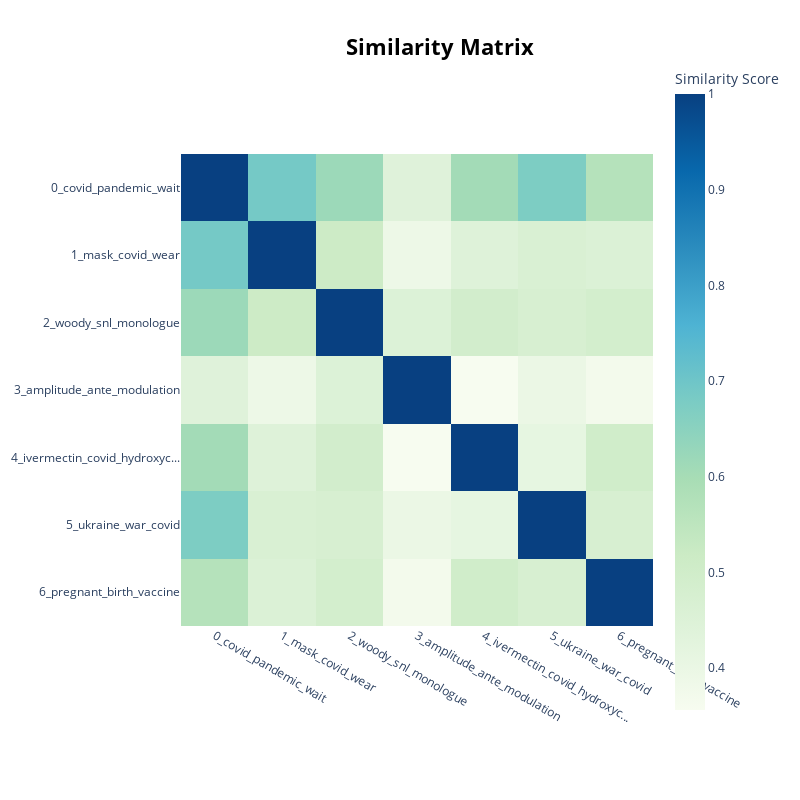

Source (notebook cell):
### Code cell
topic_model.visualize_heatmap()

### Figure 1 — Plotly figure (JSON) as saved in the notebook; plotly's stock layout.template omitted (floating-point values rounded to 4 significant figures)
{"data": [{"coloraxis": "coloraxis", "hovertemplate": "x: %{x}<br>y: %{y}<br>Similarity Score: %{z}<extra></extra>", "name": "0", "type": "heatmap", "x": ["0_covid_pandemic_wait", "1_mask_covid_wear", "2_woody_snl_monologue", "3_amplitude_ante_modulation", "4_ivermectin_covid_hydroxyc...", "5_ukraine_war_covid", "6_pregnant_birth_vaccine"], "xaxis": "x", "y": ["0_covid_pandemic_wait", "1_mask_covid_wear", "2_woody_snl_monologue", "3_amplitude_ante_modulation", "4_ivermectin_covid_hydroxyc...", "5_ukraine_war_covid", "6_pregnant_birth_vaccine"], "yaxis": "y", "z": [[1.0, 0.6891, 0.6184, 0.4422, 0.6067, 0.6754, 0.5676], [0.6891, 1.0, 0.5126, 0.3901, 0.4452, 0.4667, 0.4568], [0.6184, 0.5126, 1.0, 0.4509, 0.4931, 0.4744, 0.4894], [0.4422, 0.3901, 0.4509, 1.0, 0.3564, 0.3978, 0.3699], [0.6067, 0.4452, 0.4931, 0.3564, 1.0, 0.4142, 0.4998], [0.6754, 0.4667, 0.4744, 0.3978, 0.4142, 1, 0.4745], [0.5676, 0.4568, 0.4894, 0.3699, 0.4998, 0.4745, 1.0]]}], "layout": {"coloraxis": {"colorbar": {"title": {"text": "Similarity Score"}}, "colorscale": [[0, "rgb(247,252,240)"], [0.125, "rgb(224,243,219)"], [0.25, "rgb(204,235,197)"], [0.375, "rgb(168,221,181)"], [0.5, "rgb(123,204,196)"], [0.625, "rgb(78,179,211)"], [0.75, "rgb(43,140,190)"], [0.875, "rgb(8,104,172)"], [1, "rgb(8,64,129)"]]}, "height": 800, "hoverlabel": {"bgcolor": "white", "font": {"family": "Rockwell", "size": 16}}, "legend": {"title": {"text": "Trend"}}, "margin": {"t": 60}, "showlegend": true, "title": {"font": {"color": "Black", "size": 22}, "text": "<b>Similarity Matrix</b>", "x": 0.55, "xanchor": "center", "y": 0.95, "yanchor": "top"}, "width": 800, "xaxis": {"anchor": "y", "constrain": "domain", "domain": [0, 1], "scaleanchor": "y"}, "yaxis": {"anchor": "x", "autorange": "reversed", "constrain": "domain", "domain": [0, 1]}}}
